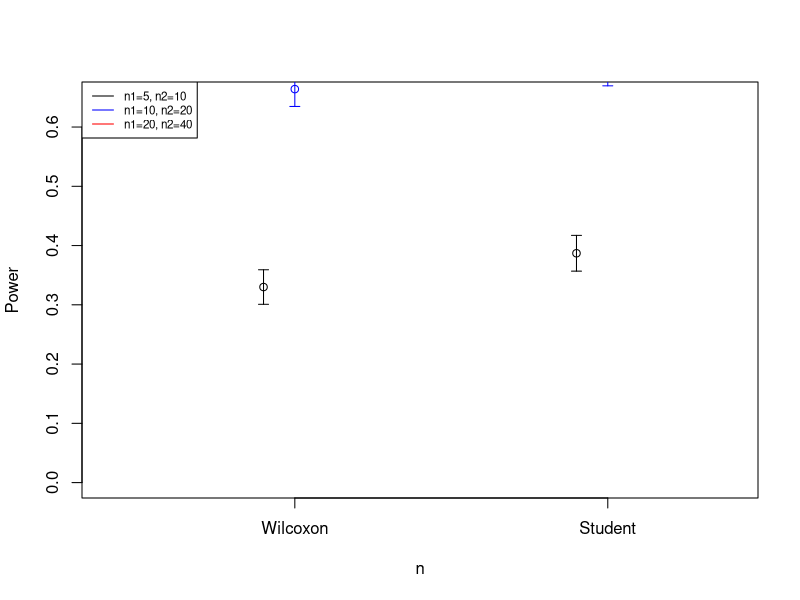

This figure's R source: (Note: this script raises an error after producing the figure.)
# Zadanie2
set.seed(100)
alpha = 0.05
k = 1000 #ilosc powtorzen eksperymentu

zad2 <- function(alfa,n1,n2,symNum){
  
  Xe=matrix(rnorm(n1*symNum),n1,symNum)
  Ye=matrix(rnorm(n2*symNum),n2,symNum) - 1
  #Xe=matrix(rlogis(n1*symNum),n1,symNum)
  #Ye=matrix(rlogis(n2*symNum),n2,symNum) - 1
  #Xe=matrix(rcauchy(n1*symNum),n1,symNum)
  #Ye=matrix(rcauchy(n2*symNum),n2,symNum) - 1
  
  # test Wilcoxona
  pwarA = sapply(1:symNum, function(i){wilcox.test(Xe[,i], Ye[,i], exact = TRUE)$p.value})
  Wilcox = sum(pwarA<alfa)/symNum
  
  # test Studenta
  pwarC = sapply(1:symNum, function(i){t.test(Xe[,i], Ye[,i], var.equal = TRUE)$p.value})
  Student = sum(pwarC<alfa)/symNum
  
  wynik = c(Wilcox, Student)
  return (wynik)
}

przedzial<- function(p,N,alfa){
  return(c(p - qnorm(1-alfa/2)*sqrt(p*(1-p)/N),p + qnorm(1-alfa/2)*sqrt(p*(1-p)/N)))
}

#i) wyniki
I = zad2(alpha,5,10,k)
I[1]
przedzial(I[1],k,alpha)
I[2]
przedzial(I[2],k,alpha)


#ii) wyniki
II = zad2(alpha,10,20,k)
II[1]
przedzial(II[1],k,alpha)
II[2]
przedzial(II[2],k,alpha)

#iii) wyniki
III = zad2(alpha,20,40,k)
III[1]
przedzial(III[1],k,alpha)
III[2]
przedzial(III[2],k,alpha)

bladI = qnorm(1-alpha/2)*sqrt(I*(1-I)/k)
bladII = qnorm(1-alpha/2)*sqrt(II*(1-II)/k)
bladIII = qnorm(1-alpha/2)*sqrt(III*(1-III)/k)

plot(c(1:2),I,ylim=c(0.0,0.65), xlim=c(0.5,2.5), ylab='Power', xlab='n', xaxt='n')
legend("topleft", c("n1=5, n2=10", "n1=10, n2=20",'n1=20, n2=40'), col = c('black','blue','red'), text.col = "black", lty = 1, cex=0.7)
arrows(c(1.2:2.2), III-bladIII, c(1.2:2.2), III+bladIII, length=0.05, col="red", angle=90, code=3)
lines(c(1.1:2.1),II,col = 'blue', type='p')
lines(c(1.2:2.2),III,col = 'red', type='p')
arrows(c(1.1:2.1), II-bladII, c(1.1:2.1), II+bladII,length=0.05, col="blue", angle=90, code=3)
arrows(c(1:2), I-bladI, c(1:2), I+bladI, length=0.05, col="black", angle=90, code=3)
axis(1, at=1.1:2.1,labels = c('Wilcoxon','Student'))


plot(c(1:2),norm[3,],ylim=c(0.0,0.95), xlim=c(0.5,2.5), ylab='Power', xlab='n', xaxt='n')
legend("topleft", c("normal", "logistic",'Cauchy'), col = c('black','blue','red'), text.col = "black", lty = 1, cex=0.7)
arrows(c(1.2:2.2), cauchy[3,]-cauchybl[3,], c(1.2:2.2), cauchy[3,]+cauchybl[3,], length=0.05, col="red", angle=90, code=3)
lines(c(1.1:2.1),logi[3,],col = 'blue', type='p')
lines(c(1.2:2.2),cauchy[3,],col = 'red', type='p')
arrows(c(1.1:2.1), logi[3,]-logibl[3,], c(1.1:2.1), logi[3,]+logibl[3,],length=0.05, col="blue", angle=90, code=3)
arrows(c(1:2), norm[3,]-normbl[3,], c(1:2), norm[3,]+normbl[3,], length=0.05, col="black", angle=90, code=3)
axis(1, at=1.1:2.1,labels = c('Wilcoxon','Student'))